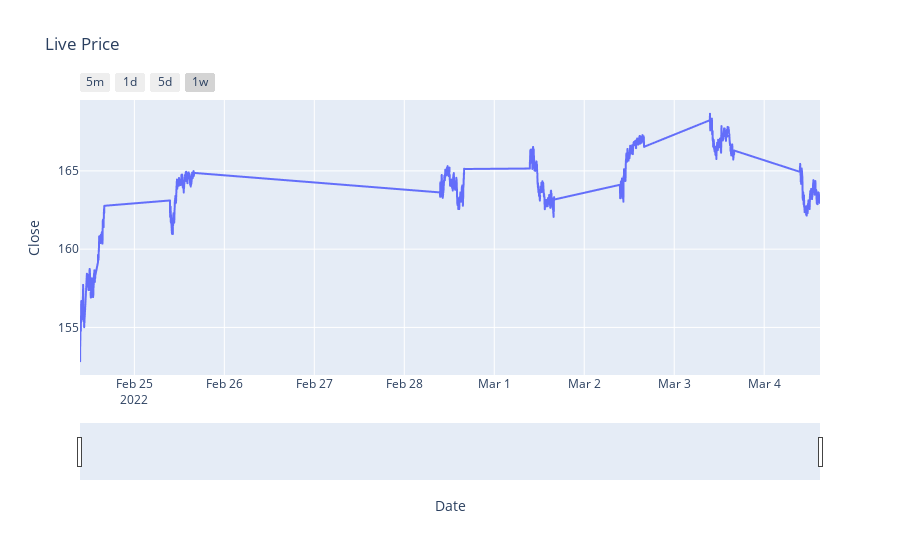

Here is the notebook cell this chart was saved with:
### Code cell
fig = px.line(df, x="Date", y="Close", title="Live Price").update_xaxes(
    rangeslider_visible=True,
    rangeselector=dict(
        buttons=list([
            dict(count=5, label="5m", step="minute", stepmode="backward"),
            dict(count=1, label="1d", step="day", stepmode="backward"),
            dict(count=5, label="5d", step="day", stepmode="backward"),
            dict(count=1, label="1w", step="all", stepmode="todate"),

        ])
    )
)
fig.show()

### Figure 1 — Plotly figure (JSON) as saved in the notebook; plotly's stock layout.template omitted (floating-point values rounded to 4 significant figures; data arrays with more than 128 entries replaced by an {"elided": "..."} marker saying what was removed)
{"data": [{"hovertemplate": "Date=%{x}<br>Close=%{y}<extra></extra>", "legendgroup": "", "line": {"color": "#636efa", "dash": "solid"}, "marker": {"symbol": "circle"}, "mode": "lines", "name": "", "showlegend": false, "type": "scattergl", "x": {"elided": "2568 str values"}, "xaxis": "x", "y": {"elided": "2568 float values"}, "yaxis": "y"}], "layout": {"legend": {"tracegroupgap": 0}, "title": {"text": "Live Price"}, "xaxis": {"anchor": "y", "domain": [0, 1], "rangeselector": {"buttons": [{"count": 5, "label": "5m", "step": "minute", "stepmode": "backward"}, {"count": 1, "label": "1d", "step": "day", "stepmode": "backward"}, {"count": 5, "label": "5d", "step": "day", "stepmode": "backward"}, {"count": 1, "label": "1w", "step": "all", "stepmode": "todate"}]}, "rangeslider": {"visible": true}, "title": {"text": "Date"}}, "yaxis": {"anchor": "x", "domain": [0, 1], "title": {"text": "Close"}}}}
